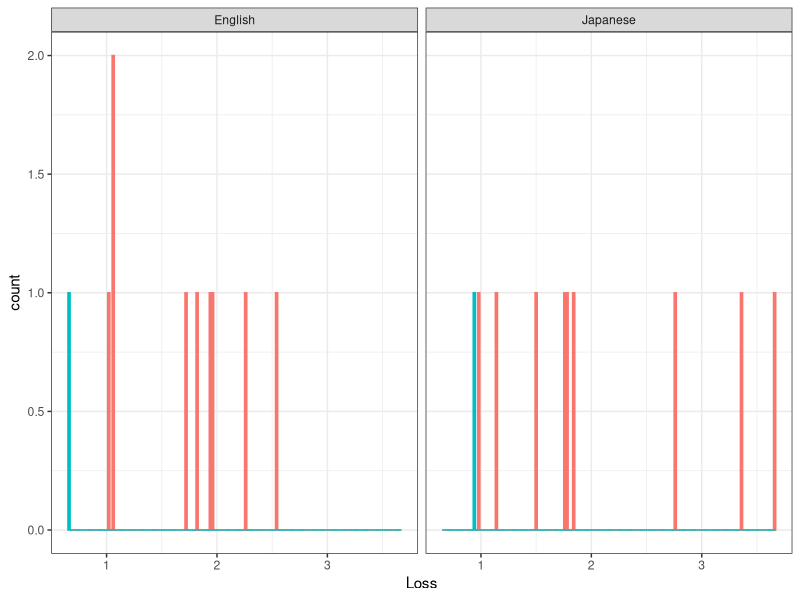

Reproduce this figure in R.
best = read.csv("../strongest_models/best-two.csv")

library(dplyr)
library(tidyr)

data = read.csv("cky-summary.tsv", sep="\t")

data = merge(data, best %>% select(Language, Model) %>% rename(BestModel = Model), by=c("Language"))

data = data %>% filter(Directory != "manual_output_funchead_two_coarse_final" | Model == BestModel)
data = data %>% filter(Directory %in% c("manual_output_funchead_two_coarse_final", "manual_output_funchead_RANDOM"))

library(ggplot2)
#plot = ggplot(data=data, aes(x=Loss, group=Directory, color=Directory, fill = Directory)) + 
#      geom_bar(width=0.03) +  theme_bw()

plot = ggplot(data=data, aes(x=Loss, group=Directory, color=Directory, fill = Directory)) + 
      geom_histogram(binwidth=0.02)  + facet_grid(~Language) + theme_bw() + theme(legend.position="none")

#plot = ggplot(data=data, aes(x=Loss+Gold, group=Directory, color=Directory, fill = Directory)) + 
#      geom_histogram(binwidth=0.05)  + facet_grid(~Language) + theme_bw() + theme(legend.position="none")


ggsave(plot=plot, filename="cky-parse.pdf", height=3, width=8)


